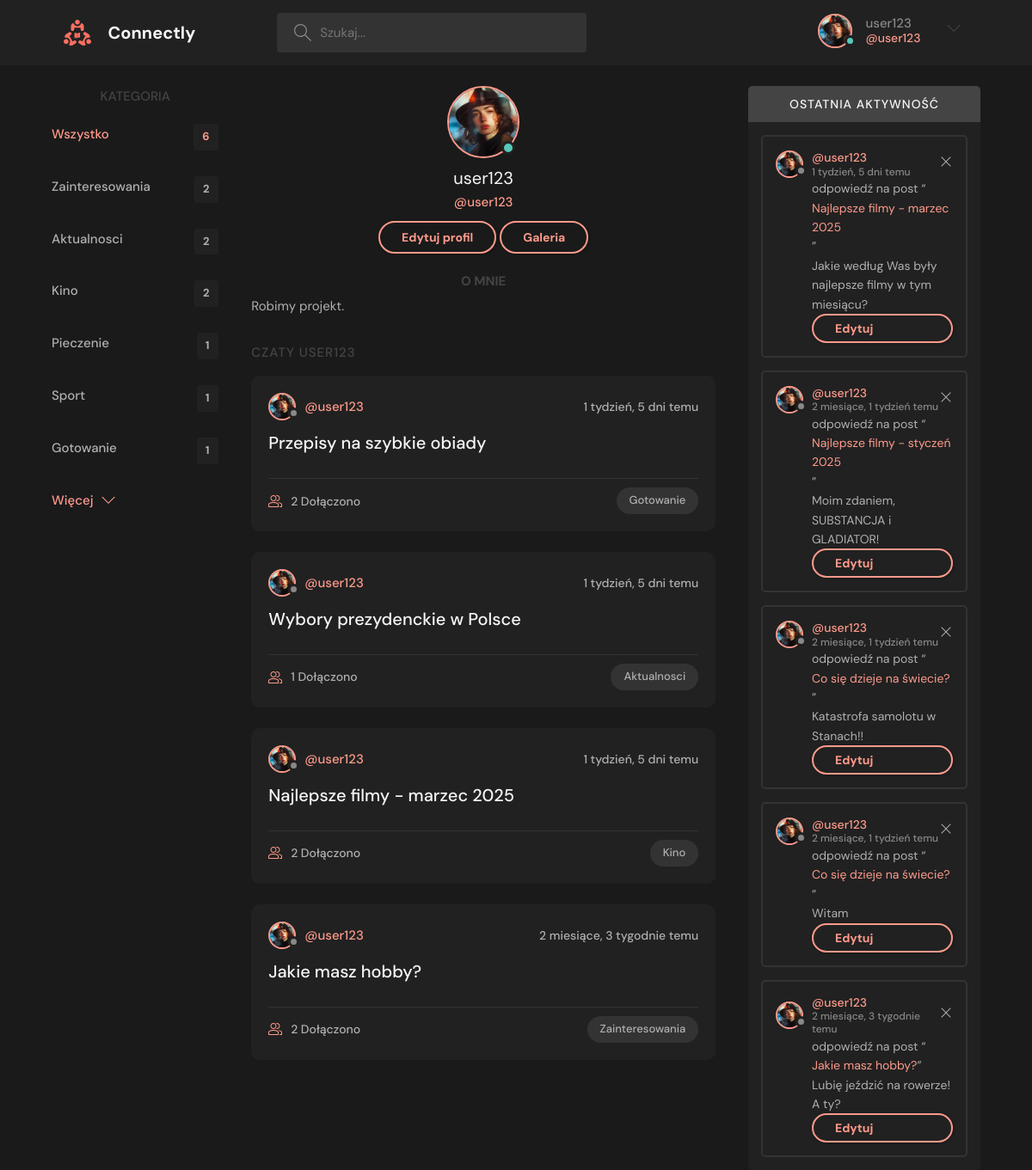
Page /profile/2/ (signed in) on the committed database.
### base/models.py (models this page shows, shortened)
class User(AbstractUser):
    name = models.CharField(max_length=200, null=True)
    email = models.EmailField(unique=True, null=True)
    bio = models.TextField(null=True)
    avatar = models.ImageField(null=True, default="photo1.jpg")
    USERNAME_FIELD = 'email'
    REQUIRED_FIELDS = []

class Topic(models.Model):
    name = models.CharField(max_length=200)

class Room(models.Model):
    host = models.ForeignKey(User, on_delete=models.SET_NULL, null=True)
    topic = models.ForeignKey(Topic, on_delete=models.SET_NULL, null=True)
    name = models.CharField(max_length=200)
    description = models.TextField(null=True, blank=True)
    participants = models.ManyToManyField(User, related_name='participants', blank=True)
    updated = models.DateTimeField(auto_now=True)
    created = models.DateTimeField(auto_now_add=True)
    class Meta:
        ordering = ['-updated', '-created']
    def __str__(self):
        return self.name

class Message(models.Model):
    user = models.ForeignKey(User, on_delete=models.CASCADE)
    room = models.ForeignKey(Room, on_delete=models.CASCADE)
    body = models.TextField(null=True, blank=True)
    file = models.FileField(upload_to='messages/', null=True, blank=True)
    updated = models.DateTimeField(auto_now=True)
    created = models.DateTimeField(auto_now_add=True)
    class Meta:
        ordering = ['-updated', '-created']

### base/views.py (the view)
# urls.py: path('profile/<str:pk>/', views.userProfile, name='user-profile'),
def userProfile(request, pk):
    user = get_object_or_404(User, id=pk)
    rooms = user.room_set.all()
    room_messages = user.message_set.all()
    topics = Topic.objects.all()
    is_friend = Friendship.objects.filter(
        Q(user1=request.user, user2=user) | Q(user1=user, user2=request.user)
    ).exists()
    friend_request_sent = FriendRequest.objects.filter(
        sender=request.user, receiver=user
    ).exists()
    context = {
        'user': user,
        'rooms': rooms,
        'room_messages': room_messages,
        'topics': topics,
        'is_friend': is_friend,
        'friend_request_sent': friend_request_sent
    }
    return render(request, 'base/profile.html', context)

### base/templates/base/profile.html (shortened to what this page needs)
{% extends 'main.html' %}
{% block content %}
  <main class="profile-page layout layout--3">
    <div class="container">
{% include 'base/topics_component.html' %}
      <div class="roomList">
        <div class="profile">
          <div class="profile__avatar">
            <div class="avatar avatar--large active">
              <img src="{{ user.avatar.url }}" alt="User Avatar">
            </div>
          </div>
          <div class="profile__info">
            <h3>{{user.username}}</h3>
            <p>@{{user.username}}</p>
          {% if request.user == user %}
              <a href="{% url 'update-user' %}" class="btn btn--main btn--pill">Edytuj profil</a>
          {% endif %}
              <a href="{% url 'gallery' user.username %}" class="btn btn--main btn--pill">Galeria</a>
          </div>
          <div class="profile__about">
            <h3>O mnie</h3>
            <p>
              {{ user.bio }}
            </p>
          </div>
        </div>
        <div class="roomList__header">
          <div>
            <h2>Czaty {{user.username}}</a>
            </h2>
          </div>
        </div>
        {% include 'base/feed_component.html' %}
      </div>
   {% include 'base/activity_component.html' %}
    </div>
  </main>
{%endblock content%}

### templates/navbar.html (shortened to what this page needs)
{% load static %}
<header class="header header--loggedIn">
      <div class="container">
        <a href="{% url 'home' %}" class="header__logo">
          <img src="{% static 'images/logo.svg' %}" />
          <h1>Connectly</h1>
        </a>
        <form class="header__search" method="GET" action="{% url 'home' %}">
          <label>
            <input name="q" placeholder="Szukaj..." />
          </label>
        </form>
        <nav class="header__menu">
          {%if request.user.is_authenticated %}
          <div class="header__user">
            <a href="{% url 'user-profile' request.user.id  %}">
              <div class="avatar avatar--medium active">
                <img src="{{request.user.avatar.url}}" />
              </div>
              <p>{{request.user.username}} <span>@{{request.user.username}}</span></p>
            </a>
            <button class="dropdown-button">
              <svg version="1.1" xmlns="http://www.w3.org/2000/svg" width="32" height="32" viewBox="0 0 32 32">
                <title>chevron-down</title>
                <path d="M16 21l-13-13h-3l16 16 16-16h-3l-13 13z"></path>
              </svg>
            </button>
          </div>
          {% else %}
          <a href="{% url 'login' %}">
            <img src="{% static 'images/avatar.svg' %}" />
            <p>Logowanie</p>
          </a>
          {% endif %}
        </nav>
      </div>
    </header>

### base/templates/base/topics_component.html
<div class="topics">
    <div class="topics__header">
        <h2>Kategoria</h2>
    </div>
    <ul class="topics__list">
        <li>
            <a href="{% url 'home' %}" class="active">Wszystko <span>{{topics.count}}</span></a>
        </li>
        {% for topic in topics %}
        <li>
            <a href="{% url 'home' %}?q={{topic.name}}">{{topic.name}}<span>{{topic.room_set.all.count}}</span></a>
        </li>
        {% endfor %}
    </ul>
    <a class="btn btn--link" href="{% url 'topics' %}">
        Więcej
        <svg version="1.1" xmlns="http://www.w3.org/2000/svg" width="32" height="32" viewBox="0 0 32 32">
            <title>chevron-down</title>
            <path d="M16 21l-13-13h-3l16 16 16-16h-3l-13 13z"></path>
        </svg>
    </a>
</div>

### base/templates/base/feed_component.html (shortened to what this page needs)
{% for room in rooms %}
<div class="roomListRoom">
    <div class="roomListRoom__header">
        <a href="{% url 'user-profile' room.host.id %}" class="roomListRoom__author">
            <div class="avatar avatar--small">
                <img src="{{room.host.avatar.url}}" />
            </div>
            <span>@{{room.host.username}}</span>
        </a>
        <div class="roomListRoom__actions">
            <span>{{room.created|timesince}} temu</span>
        </div>
    </div>
    <div class="roomListRoom__content">
        <a href="{% url 'room' room.id %}">{{room.name}}</a>
    </div>
    <div class="roomListRoom__meta">
        <a href="{% url 'room' room.id %}" class="roomListRoom__joined">
            {{room.participants.all.count}} Dołączono
        </a>
        <p class="roomListRoom__topic">{{room.topic.name}}</p>
    </div>
</div>
{% endfor %}

### base/templates/base/activity_component.html (shortened to what this page needs)
<div class="activities">
    <div class="activities__header">
        <h2>Ostatnia aktywność</h2>
    </div>
    {% for message in room_messages %}
    <div class="activities__box">
        <div class="activities__boxHeader roomListRoom__header">
            <a href="{% url 'user-profile' message.user.id %}" class="roomListRoom__author">
                <div class="avatar avatar--small">
                    <img src="{{message.user.avatar.url}}" />
                </div>
                <p>
                    @{{message.user.username}}
                    <span>{{message.created|timesince}} temu </span>
                </p>
            </a>
            {% if request.user == message.user %}
            <div class="roomListRoom__actions">
                <a href="{% url 'delete-message' message.id %}">
                    <svg version="1.1" xmlns="http://www.w3.org/2000/svg" width="32" height="32" viewBox="0 0 32 32">
                        <title>usuń</title>
                        <path
                            d="M27.314 6.019l-1.333-1.333-9.98 9.981-9.981-9.981-1.333 1.333 9.981 9.981-9.981 9.98 1.333 1.333 9.981-9.98 9.98 9.98 1.333-1.333-9.98-9.98 9.98-9.981z">
                        </path>
                    </svg>
                </a>
            </div>
            {% endif %}
        </div>
        <div class="activities__boxContent">
            <p>odpowiedź na post “<a href="{% url 'room' message.room.id %}">{{message.room}}</a>”</p>
            {% if request.user == message.user %}
                <p id="message-text-{{ message.id }}">{{ message.body }}</p>
                <button class="btn btn--pill" onclick="showEditForm({{ message.id }})">Edytuj</button>
            {% else %}
                <p>{{ message.body }}</p>
            {% endif %}
        </div>
    </div>
    {% endfor %}
</div>

### rows in the picture
User: user.avatar (picture), user.username "user123", avatar (picture), username "user123", bio "Robimy projekt.", username "USER123"
Topic: name "Zainteresowania", room_set.all.count "2"
Topic: name "Aktualnosci", room_set.all.count "2"
Topic: name "Kino", room_set.all.count "2"
Topic: name "Pieczenie", room_set.all.count "1"
Topic: name "Sport", room_set.all.count "1"
Topic: name "Gotowanie", room_set.all.count "1"
Room: host.avatar (picture), host.username "user123", created "1 tydzień, 5 dni", name "Przepisy na szybkie obiady", participants.all.count "2", topic.name "Gotowanie"
Room: host.avatar (picture), host.username "user123", created "1 tydzień, 5 dni", name "Wybory prezydenckie w Polsce", participants.all.count "1", topic.name "Aktualnosci"
Room: host.avatar (picture), host.username "user123", created "1 tydzień, 5 dni", name "Najlepsze filmy - marzec 2025", participants.all.count "2", topic.name "Kino"
Room: host.avatar (picture), host.username "user123", created "2 miesiące, 3 tygodnie", name "Jakie masz hobby?", participants.all.count "2", topic.name "Zainteresowania"
Message: user.avatar (picture), user.username "user123", created "1 tydzień, 5 dni", room "Najlepsze filmy - marzec 2025", body "Jakie według Was były najlepsze filmy w tym miesiącu?"
Message: user.avatar (picture), user.username "user123", created "2 miesiące, 1 tydzień", room "Najlepsze filmy - styczeń 2025", body "Moim zdaniem, SUBSTANCJA i GLADIATOR!"
Message: user.avatar (picture), user.username "user123", created "2 miesiące, 1 tydzień", room "Co się dzieje na świecie?", body "Katastrofa samolotu w Stanach!!"
Message: user.avatar (picture), user.username "user123", created "2 miesiące, 1 tydzień", room "Co się dzieje na świecie?", body "Witam"
Message: user.avatar (picture), user.username "user123", created "2 miesiące, 3 tygodnie", room "Jakie masz hobby?", body "Lubię jeździć na rowerze! A ty?"

### other values in the picture
{{ topics.count }} "6"
